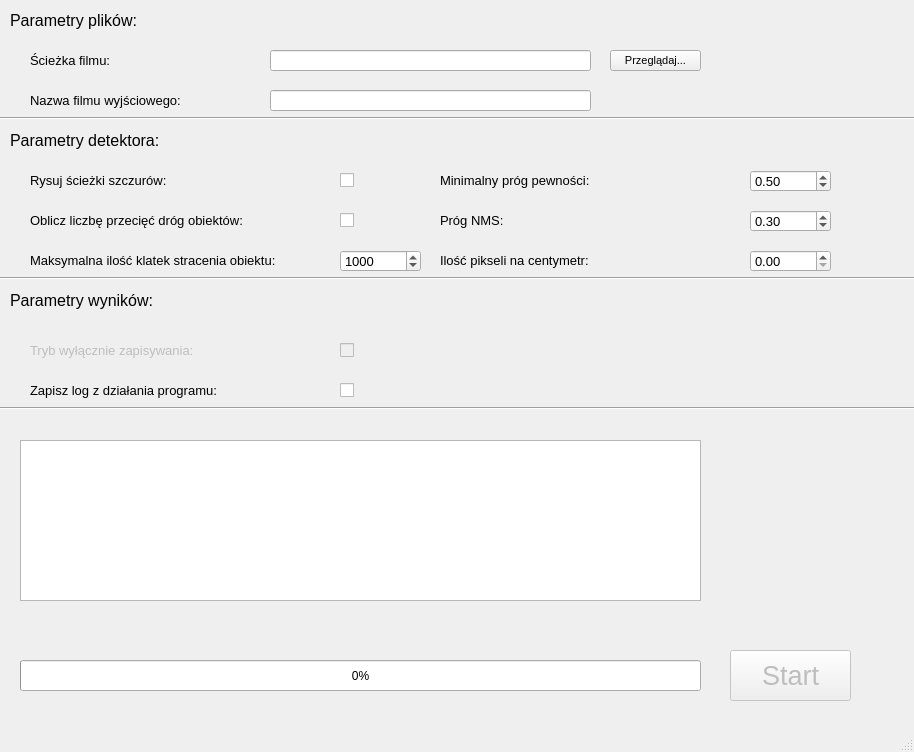
<?xml version="1.0" encoding="UTF-8"?>
<ui version="4.0">
 <class>MainWindow</class>
 <widget class="QMainWindow" name="MainWindow">
  <property name="geometry">
   <rect>
    <x>0</x>
    <y>0</y>
    <width>914</width>
    <height>752</height>
   </rect>
  </property>
  <property name="sizePolicy">
   <sizepolicy hsizetype="Fixed" vsizetype="Fixed">
    <horstretch>0</horstretch>
    <verstretch>0</verstretch>
   </sizepolicy>
  </property>
  <property name="minimumSize">
   <size>
    <width>914</width>
    <height>752</height>
   </size>
  </property>
  <property name="maximumSize">
   <size>
    <width>914</width>
    <height>752</height>
   </size>
  </property>
  <property name="windowTitle">
   <string>Wykrywacz szczurów</string>
  </property>
  <widget class="QWidget" name="centralwidget">
   <widget class="QPushButton" name="startButton">
    <property name="enabled">
     <bool>false</bool>
    </property>
    <property name="geometry">
     <rect>
      <x>730</x>
      <y>650</y>
      <width>121</width>
      <height>51</height>
     </rect>
    </property>
    <property name="font">
     <font>
      <pointsize>20</pointsize>
     </font>
    </property>
    <property name="text">
     <string>Start</string>
    </property>
   </widget>
   <widget class="QLabel" name="pathLabel">
    <property name="geometry">
     <rect>
      <x>30</x>
      <y>50</y>
      <width>191</width>
      <height>21</height>
     </rect>
    </property>
    <property name="font">
     <font>
      <pointsize>10</pointsize>
     </font>
    </property>
    <property name="text">
     <string>Ścieżka filmu:</string>
    </property>
   </widget>
   <widget class="QLineEdit" name="pathEdit">
    <property name="geometry">
     <rect>
      <x>270</x>
      <y>50</y>
      <width>321</width>
      <height>21</height>
     </rect>
    </property>
    <property name="font">
     <font>
      <pointsize>8</pointsize>
     </font>
    </property>
   </widget>
   <widget class="QLineEdit" name="oPathEdit">
    <property name="geometry">
     <rect>
      <x>270</x>
      <y>90</y>
      <width>321</width>
      <height>21</height>
     </rect>
    </property>
    <property name="font">
     <font>
      <pointsize>8</pointsize>
     </font>
    </property>
   </widget>
   <widget class="QLabel" name="oPathLabel">
    <property name="geometry">
     <rect>
      <x>30</x>
      <y>90</y>
      <width>191</width>
      <height>21</height>
     </rect>
    </property>
    <property name="font">
     <font>
      <pointsize>10</pointsize>
     </font>
    </property>
    <property name="text">
     <string>Nazwa filmu wyjściowego:</string>
    </property>
   </widget>
   <widget class="QLabel" name="confLabel">
    <property name="geometry">
     <rect>
      <x>440</x>
      <y>170</y>
      <width>261</width>
      <height>21</height>
     </rect>
    </property>
    <property name="font">
     <font>
      <pointsize>10</pointsize>
     </font>
    </property>
    <property name="text">
     <string>Minimalny próg pewności:</string>
    </property>
   </widget>
   <widget class="QLabel" name="titleLabel">
    <property name="geometry">
     <rect>
      <x>10</x>
      <y>0</y>
      <width>201</width>
      <height>41</height>
     </rect>
    </property>
    <property name="font">
     <font>
      <pointsize>12</pointsize>
     </font>
    </property>
    <property name="text">
     <string>Parametry plików:</string>
    </property>
   </widget>
   <widget class="QLabel" name="titleLabel2">
    <property name="geometry">
     <rect>
      <x>10</x>
      <y>120</y>
      <width>201</width>
      <height>41</height>
     </rect>
    </property>
    <property name="font">
     <font>
      <pointsize>12</pointsize>
     </font>
    </property>
    <property name="text">
     <string>Parametry detektora:</string>
    </property>
   </widget>
   <widget class="QLabel" name="thresholdLabel">
    <property name="geometry">
     <rect>
      <x>440</x>
      <y>210</y>
      <width>261</width>
      <height>21</height>
     </rect>
    </property>
    <property name="font">
     <font>
      <pointsize>10</pointsize>
     </font>
    </property>
    <property name="text">
     <string>Próg NMS:</string>
    </property>
   </widget>
   <widget class="QDoubleSpinBox" name="confidenceSpinBox">
    <property name="geometry">
     <rect>
      <x>750</x>
      <y>170</y>
      <width>81</width>
      <height>22</height>
     </rect>
    </property>
    <property name="font">
     <font>
      <pointsize>10</pointsize>
     </font>
    </property>
    <property name="maximum">
     <double>1.000000000000000</double>
    </property>
    <property name="singleStep">
     <double>0.050000000000000</double>
    </property>
    <property name="value">
     <double>0.500000000000000</double>
    </property>
   </widget>
   <widget class="QDoubleSpinBox" name="thresholdSpinBox">
    <property name="geometry">
     <rect>
      <x>750</x>
      <y>210</y>
      <width>81</width>
      <height>22</height>
     </rect>
    </property>
    <property name="font">
     <font>
      <pointsize>10</pointsize>
     </font>
    </property>
    <property name="maximum">
     <double>1.000000000000000</double>
    </property>
    <property name="singleStep">
     <double>0.050000000000000</double>
    </property>
    <property name="value">
     <double>0.300000000000000</double>
    </property>
   </widget>
   <widget class="QLabel" name="drawpathsLabel">
    <property name="geometry">
     <rect>
      <x>30</x>
      <y>170</y>
      <width>301</width>
      <height>21</height>
     </rect>
    </property>
    <property name="font">
     <font>
      <pointsize>10</pointsize>
     </font>
    </property>
    <property name="text">
     <string>Rysuj ścieżki szczurów:</string>
    </property>
   </widget>
   <widget class="QCheckBox" name="drawpathsCheckBox">
    <property name="geometry">
     <rect>
      <x>340</x>
      <y>170</y>
      <width>21</width>
      <height>21</height>
     </rect>
    </property>
    <property name="font">
     <font>
      <pointsize>8</pointsize>
     </font>
    </property>
    <property name="text">
     <string/>
    </property>
    <property name="iconSize">
     <size>
      <width>20</width>
      <height>20</height>
     </size>
    </property>
   </widget>
   <widget class="QLabel" name="titleLabel2_2">
    <property name="geometry">
     <rect>
      <x>10</x>
      <y>280</y>
      <width>201</width>
      <height>41</height>
     </rect>
    </property>
    <property name="font">
     <font>
      <pointsize>12</pointsize>
     </font>
    </property>
    <property name="text">
     <string>Parametry wyników:</string>
    </property>
   </widget>
   <widget class="QCheckBox" name="fileonlyCheckBox">
    <property name="enabled">
     <bool>false</bool>
    </property>
    <property name="geometry">
     <rect>
      <x>340</x>
      <y>340</y>
      <width>16</width>
      <height>21</height>
     </rect>
    </property>
    <property name="toolTip">
     <string>&lt;html&gt;&lt;head/&gt;&lt;body&gt;&lt;p&gt;&lt;span style=&quot; font-size:10pt;&quot;&gt;Tryb ten automatycznie zapisuje do pliku bez wyświetlania podglądu.&lt;/span&gt;&lt;/p&gt;&lt;/body&gt;&lt;/html&gt;</string>
    </property>
    <property name="text">
     <string/>
    </property>
    <property name="iconSize">
     <size>
      <width>20</width>
      <height>20</height>
     </size>
    </property>
   </widget>
   <widget class="QLabel" name="fileonlyLabel">
    <property name="enabled">
     <bool>false</bool>
    </property>
    <property name="geometry">
     <rect>
      <x>30</x>
      <y>340</y>
      <width>261</width>
      <height>21</height>
     </rect>
    </property>
    <property name="font">
     <font>
      <pointsize>10</pointsize>
     </font>
    </property>
    <property name="text">
     <string>Tryb wyłącznie zapisywania:</string>
    </property>
   </widget>
   <widget class="QPushButton" name="browseButton">
    <property name="geometry">
     <rect>
      <x>610</x>
      <y>50</y>
      <width>91</width>
      <height>21</height>
     </rect>
    </property>
    <property name="font">
     <font>
      <pointsize>8</pointsize>
     </font>
    </property>
    <property name="text">
     <string>Przeglądaj...</string>
    </property>
   </widget>
   <widget class="QTextEdit" name="textOutput">
    <property name="enabled">
     <bool>true</bool>
    </property>
    <property name="geometry">
     <rect>
      <x>20</x>
      <y>440</y>
      <width>681</width>
      <height>161</height>
     </rect>
    </property>
    <property name="readOnly">
     <bool>true</bool>
    </property>
    <property name="acceptRichText">
     <bool>true</bool>
    </property>
   </widget>
   <widget class="QProgressBar" name="progressBar">
    <property name="geometry">
     <rect>
      <x>20</x>
      <y>660</y>
      <width>681</width>
      <height>31</height>
     </rect>
    </property>
    <property name="value">
     <number>0</number>
    </property>
   </widget>
   <widget class="QLabel" name="maxlossLabel">
    <property name="enabled">
     <bool>true</bool>
    </property>
    <property name="geometry">
     <rect>
      <x>30</x>
      <y>250</y>
      <width>261</width>
      <height>21</height>
     </rect>
    </property>
    <property name="font">
     <font>
      <pointsize>10</pointsize>
     </font>
    </property>
    <property name="text">
     <string>Maksymalna ilość klatek stracenia obiektu:</string>
    </property>
   </widget>
   <widget class="QSpinBox" name="maxlossSpinBox">
    <property name="enabled">
     <bool>true</bool>
    </property>
    <property name="geometry">
     <rect>
      <x>340</x>
      <y>250</y>
      <width>81</width>
      <height>22</height>
     </rect>
    </property>
    <property name="font">
     <font>
      <pointsize>10</pointsize>
     </font>
    </property>
    <property name="toolTip">
     <string>&lt;html&gt;&lt;head/&gt;&lt;body&gt;&lt;p&gt;Liczba określa na ile klatek może być stracony obiekt, zanim dane o jego ścieżce zostaną wyczyszczone.&lt;/p&gt;&lt;/body&gt;&lt;/html&gt;</string>
    </property>
    <property name="maximum">
     <number>9999</number>
    </property>
    <property name="value">
     <number>1000</number>
    </property>
   </widget>
   <widget class="QLabel" name="calccrossLabel">
    <property name="enabled">
     <bool>true</bool>
    </property>
    <property name="geometry">
     <rect>
      <x>30</x>
      <y>210</y>
      <width>261</width>
      <height>21</height>
     </rect>
    </property>
    <property name="font">
     <font>
      <pointsize>10</pointsize>
     </font>
    </property>
    <property name="text">
     <string>Oblicz liczbę przecięć dróg obiektów:</string>
    </property>
   </widget>
   <widget class="QCheckBox" name="calccrossCheckBox">
    <property name="enabled">
     <bool>true</bool>
    </property>
    <property name="geometry">
     <rect>
      <x>340</x>
      <y>210</y>
      <width>21</width>
      <height>21</height>
     </rect>
    </property>
    <property name="font">
     <font>
      <pointsize>8</pointsize>
     </font>
    </property>
    <property name="text">
     <string/>
    </property>
    <property name="iconSize">
     <size>
      <width>20</width>
      <height>20</height>
     </size>
    </property>
   </widget>
   <widget class="QLabel" name="loggingLabel">
    <property name="enabled">
     <bool>true</bool>
    </property>
    <property name="geometry">
     <rect>
      <x>30</x>
      <y>380</y>
      <width>261</width>
      <height>21</height>
     </rect>
    </property>
    <property name="font">
     <font>
      <pointsize>10</pointsize>
     </font>
    </property>
    <property name="text">
     <string>Zapisz log z działania programu:</string>
    </property>
   </widget>
   <widget class="QCheckBox" name="loggingCheckBox">
    <property name="enabled">
     <bool>true</bool>
    </property>
    <property name="geometry">
     <rect>
      <x>340</x>
      <y>380</y>
      <width>16</width>
      <height>21</height>
     </rect>
    </property>
    <property name="toolTip">
     <string>&lt;html&gt;&lt;head/&gt;&lt;body&gt;&lt;p&gt;&lt;span style=&quot; font-size:10pt;&quot;&gt;Tryb ten automatycznie zapisuje do pliku bez wyświetlania podglądu.&lt;/span&gt;&lt;/p&gt;&lt;/body&gt;&lt;/html&gt;</string>
    </property>
    <property name="text">
     <string/>
    </property>
    <property name="iconSize">
     <size>
      <width>20</width>
      <height>20</height>
     </size>
    </property>
   </widget>
   <widget class="Line" name="line">
    <property name="geometry">
     <rect>
      <x>0</x>
      <y>110</y>
      <width>921</width>
      <height>16</height>
     </rect>
    </property>
    <property name="orientation">
     <enum>Qt::Horizontal</enum>
    </property>
   </widget>
   <widget class="Line" name="line_2">
    <property name="geometry">
     <rect>
      <x>0</x>
      <y>270</y>
      <width>921</width>
      <height>16</height>
     </rect>
    </property>
    <property name="orientation">
     <enum>Qt::Horizontal</enum>
    </property>
   </widget>
   <widget class="Line" name="line_3">
    <property name="geometry">
     <rect>
      <x>0</x>
      <y>400</y>
      <width>921</width>
      <height>16</height>
     </rect>
    </property>
    <property name="orientation">
     <enum>Qt::Horizontal</enum>
    </property>
   </widget>
   <widget class="QLabel" name="pixelspercmLabel">
    <property name="enabled">
     <bool>true</bool>
    </property>
    <property name="geometry">
     <rect>
      <x>440</x>
      <y>250</y>
      <width>261</width>
      <height>21</height>
     </rect>
    </property>
    <property name="font">
     <font>
      <pointsize>10</pointsize>
     </font>
    </property>
    <property name="text">
     <string>Ilość pikseli na centymetr:</string>
    </property>
   </widget>
   <widget class="QDoubleSpinBox" name="pixelspercmSpinBox">
    <property name="enabled">
     <bool>true</bool>
    </property>
    <property name="geometry">
     <rect>
      <x>750</x>
      <y>250</y>
      <width>81</width>
      <height>22</height>
     </rect>
    </property>
    <property name="font">
     <font>
      <pointsize>10</pointsize>
     </font>
    </property>
    <property name="maximum">
     <double>1000.000000000000000</double>
    </property>
    <property name="singleStep">
     <double>0.100000000000000</double>
    </property>
    <property name="value">
     <double>0.000000000000000</double>
    </property>
   </widget>
  </widget>
  <widget class="QMenuBar" name="menubar">
   <property name="geometry">
    <rect>
     <x>0</x>
     <y>0</y>
     <width>914</width>
     <height>21</height>
    </rect>
   </property>
  </widget>
  <widget class="QStatusBar" name="statusbar"/>
 </widget>
 <resources/>
 <connections/>
</ui>
